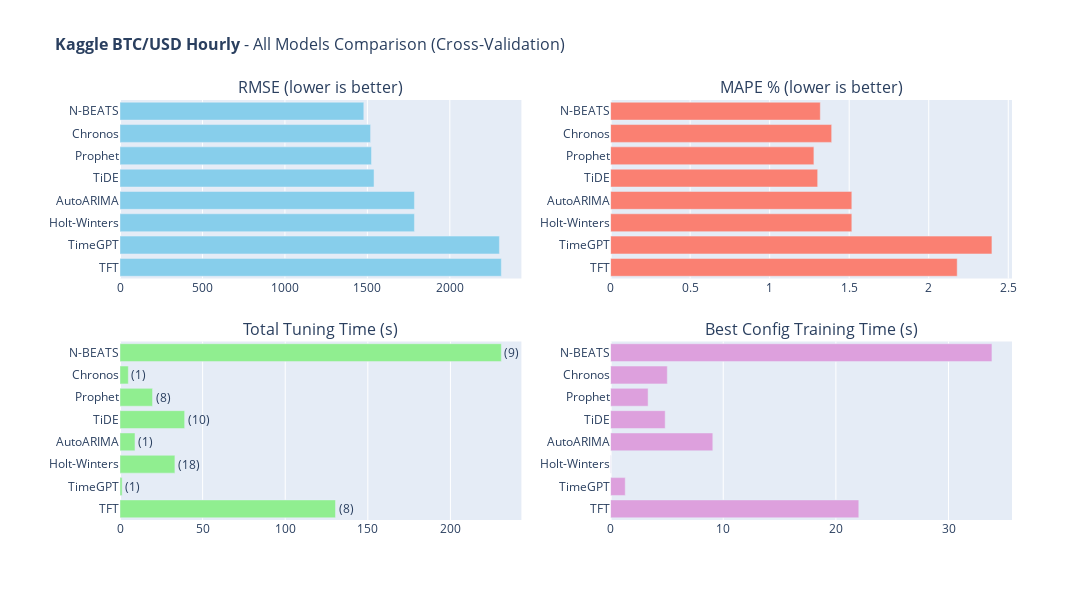

The notebook cell this image was saved under:
### Code cell
# 11. All Models Comparison (Interactive)
#
# Summary comparison of all models based on cross-validation metrics.

def create_all_models_comparison(results_dataframe, dataset_name):
    """
    Create interactive bar chart comparison of all models.
    
    Args:
        results_dataframe: DataFrame with model results
        dataset_name: Name for the plot title
    
    Returns:
        Plotly Figure object
    """
    fig = make_subplots(
        rows=2, cols=2,
        subplot_titles=[
            'RMSE (lower is better)',
            'MAPE % (lower is better)',
            'Total Tuning Time (s)',
            'Best Config Training Time (s)'
        ],
        vertical_spacing=0.15, horizontal_spacing=0.1
    )
    
    models = results_dataframe['Model'].tolist()
    
    fig.add_trace(go.Bar(
        y=models, x=results_dataframe['RMSE'], orientation='h',
        marker_color='skyblue',
        hovertemplate='<b>%{y}</b><br>RMSE: %{x:.4f}<extra></extra>'
    ), row=1, col=1)
    
    fig.add_trace(go.Bar(
        y=models, x=results_dataframe['MAPE'], orientation='h',
        marker_color='salmon',
        hovertemplate='<b>%{y}</b><br>MAPE: %{x:.2f}%<extra></extra>'
    ), row=1, col=2)
    
    fig.add_trace(go.Bar(
        y=models, x=results_dataframe['Tuning Time (s)'], orientation='h',
        marker_color='lightgreen',
        text=[f"({c})" for c in results_dataframe['Combinations']],
        textposition='outside',
        hovertemplate='<b>%{y}</b><br>Time: %{x:.2f}s<extra></extra>'
    ), row=2, col=1)
    
    fig.add_trace(go.Bar(
        y=models, x=results_dataframe['Best Config Time (s)'], orientation='h',
        marker_color='plum',
        hovertemplate='<b>%{y}</b><br>Time: %{x:.2f}s<extra></extra>'
    ), row=2, col=2)
    
    fig.update_layout(
        title=dict(text=f'<b>{dataset_name}</b> - All Models Comparison (Cross-Validation)', font=dict(size=16)),
        width=1700, height=600, showlegend=False, margin=dict(l=120)
    )
    
    for i in range(1, 3):
        for j in range(1, 3):
            fig.update_yaxes(autorange='reversed', row=i, col=j)
    return fig

if 'results_df' in dir() and not results_df.empty:
    fig_comparison = create_all_models_comparison(results_df, DATASET_CONFIG['name'])
    fig_comparison.show()

### Figure 1 — Plotly figure (JSON) as saved in the notebook; plotly's stock layout.template omitted (floating-point values rounded to 4 significant figures)
{"data": [{"hovertemplate": "<b>%{y}</b><br>RMSE: %{x:.4f}<extra></extra>", "marker": {"color": "skyblue"}, "orientation": "h", "type": "bar", "x": [1478.0, 1519.0, 1525.0, 1540.0, 1785.0, 1785.0, 2301.0, 2312.0], "xaxis": "x", "y": ["N-BEATS", "Chronos", "Prophet", "TiDE", "AutoARIMA", "Holt-Winters", "TimeGPT", "TFT"], "yaxis": "y"}, {"hovertemplate": "<b>%{y}</b><br>MAPE: %{x:.2f}%<extra></extra>", "marker": {"color": "salmon"}, "orientation": "h", "type": "bar", "x": [1.318, 1.39, 1.278, 1.302, 1.517, 1.517, 2.397, 2.179], "xaxis": "x2", "y": ["N-BEATS", "Chronos", "Prophet", "TiDE", "AutoARIMA", "Holt-Winters", "TimeGPT", "TFT"], "yaxis": "y2"}, {"hovertemplate": "<b>%{y}</b><br>Time: %{x:.2f}s<extra></extra>", "marker": {"color": "lightgreen"}, "orientation": "h", "text": ["(9)", "(1)", "(8)", "(10)", "(1)", "(18)", "(1)", "(8)"], "textposition": "outside", "type": "bar", "x": [230.8, 5.033, 19.7, 39.13, 9.075, 33.24, 1.3, 130.4], "xaxis": "x3", "y": ["N-BEATS", "Chronos", "Prophet", "TiDE", "AutoARIMA", "Holt-Winters", "TimeGPT", "TFT"], "yaxis": "y3"}, {"hovertemplate": "<b>%{y}</b><br>Time: %{x:.2f}s<extra></extra>", "marker": {"color": "plum"}, "orientation": "h", "type": "bar", "x": [33.85, 5.033, 3.329, 4.846, 9.074, 0.02603, 1.3, 22.03], "xaxis": "x4", "y": ["N-BEATS", "Chronos", "Prophet", "TiDE", "AutoARIMA", "Holt-Winters", "TimeGPT", "TFT"], "yaxis": "y4"}], "layout": {"annotations": [{"font": {"size": 16}, "showarrow": false, "text": "RMSE (lower is better)", "x": 0.225, "xanchor": "center", "xref": "paper", "y": 1, "yanchor": "bottom", "yref": "paper"}, {"font": {"size": 16}, "showarrow": false, "text": "MAPE % (lower is better)", "x": 0.775, "xanchor": "center", "xref": "paper", "y": 1, "yanchor": "bottom", "yref": "paper"}, {"font": {"size": 16}, "showarrow": false, "text": "Total Tuning Time (s)", "x": 0.225, "xanchor": "center", "xref": "paper", "y": 0.425, "yanchor": "bottom", "yref": "paper"}, {"font": {"size": 16}, "showarrow": false, "text": "Best Config Training Time (s)", "x": 0.775, "xanchor": "center", "xref": "paper", "y": 0.425, "yanchor": "bottom", "yref": "paper"}], "height": 600, "margin": {"l": 120}, "showlegend": false, "title": {"font": {"size": 16}, "text": "<b>Kaggle BTC/USD Hourly</b> - All Models Comparison (Cross-Validation)"}, "width": 1700, "xaxis": {"anchor": "y", "domain": [0, 0.45]}, "xaxis2": {"anchor": "y2", "domain": [0.55, 1]}, "xaxis3": {"anchor": "y3", "domain": [0, 0.45]}, "xaxis4": {"anchor": "y4", "domain": [0.55, 1]}, "yaxis": {"anchor": "x", "autorange": "reversed", "domain": [0.575, 1]}, "yaxis2": {"anchor": "x2", "autorange": "reversed", "domain": [0.575, 1]}, "yaxis3": {"anchor": "x3", "autorange": "reversed", "domain": [0, 0.425]}, "yaxis4": {"anchor": "x4", "autorange": "reversed", "domain": [0, 0.425]}}}
